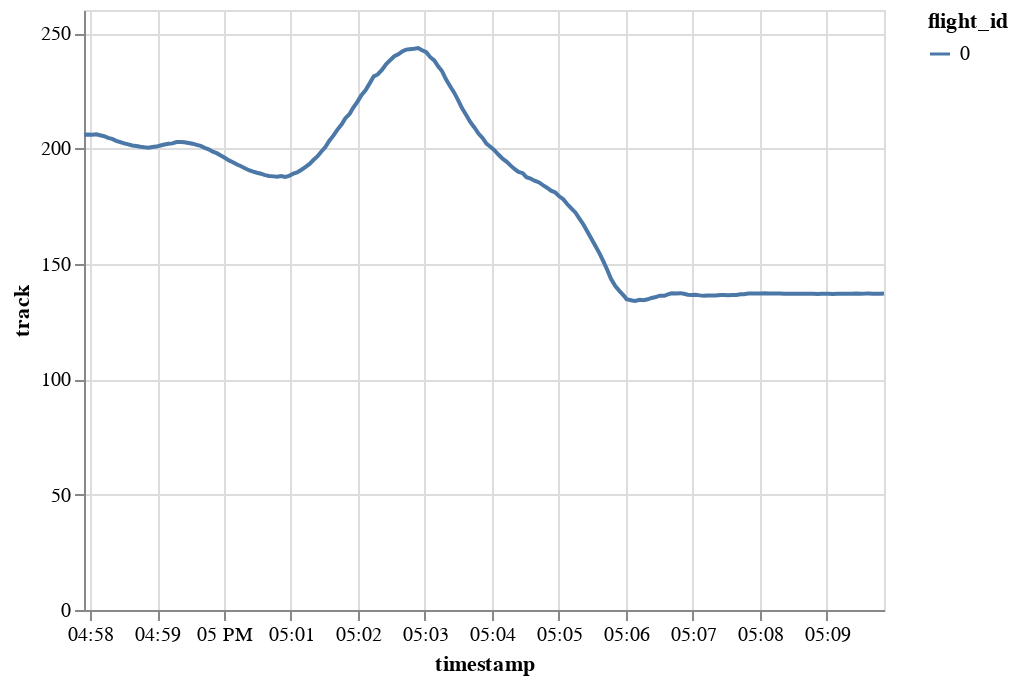

The cell this chart's notebook holds for it:
### Code cell
generated.chart().encode(alt.Y("track"), alt.X("timestamp"), alt.Color("flight_id"))

### Figure 1 — Vega-Lite specification as saved in the notebook (floating-point values rounded to 4 significant figures; data arrays with more than 128 entries replaced by an {"elided": "..."} marker saying what was removed)
{"config": {"view": {"continuousWidth": 400, "continuousHeight": 300}}, "data": {"name": "data-d083737ff0e9a3578d6448b2a363c04b"}, "mark": "line", "encoding": {"color": {"type": "nominal", "field": "flight_id"}, "x": {"type": "temporal", "field": "timestamp"}, "y": {"type": "quantitative", "field": "track"}}, "$schema": "https://vega.github.io/schema/vega-lite/v4.8.1.json", "datasets": {"data-d083737ff0e9a3578d6448b2a363c04b": {"elided": "200 records"}}}
